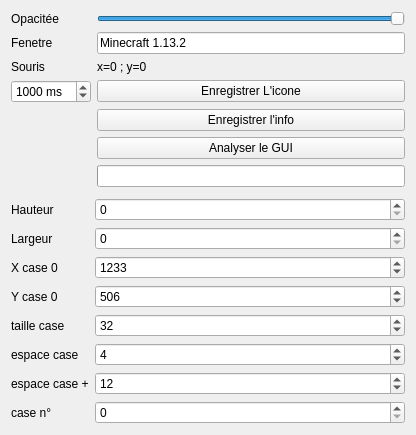
<?xml version="1.0" encoding="UTF-8"?>
<ui version="4.0">
 <class>fenetre</class>
 <widget class="QWidget" name="fenetre">
  <property name="geometry">
   <rect>
    <x>0</x>
    <y>0</y>
    <width>416</width>
    <height>435</height>
   </rect>
  </property>
  <property name="windowTitle">
   <string>Minecraft macro</string>
  </property>
  <property name="windowOpacity">
   <double>1.000000000000000</double>
  </property>
  <layout class="QVBoxLayout" name="verticalLayout">
   <item>
    <layout class="QFormLayout" name="formLayout">
     <item row="0" column="0">
      <widget class="QLabel" name="label">
       <property name="text">
        <string>Opacitée</string>
       </property>
      </widget>
     </item>
     <item row="0" column="1">
      <widget class="QSlider" name="sliderOpacity">
       <property name="minimum">
        <number>1</number>
       </property>
       <property name="maximum">
        <number>10</number>
       </property>
       <property name="pageStep">
        <number>1</number>
       </property>
       <property name="value">
        <number>10</number>
       </property>
       <property name="orientation">
        <enum>Qt::Horizontal</enum>
       </property>
      </widget>
     </item>
     <item row="1" column="0">
      <widget class="QLabel" name="label_7">
       <property name="text">
        <string>Fenetre</string>
       </property>
      </widget>
     </item>
     <item row="1" column="1">
      <widget class="QLineEdit" name="lProg">
       <property name="text">
        <string>Minecraft 1.13.2</string>
       </property>
      </widget>
     </item>
     <item row="2" column="0">
      <widget class="QLabel" name="label_8">
       <property name="text">
        <string>Souris</string>
       </property>
      </widget>
     </item>
     <item row="2" column="1">
      <widget class="QLabel" name="lCooMouse">
       <property name="text">
        <string>x=0 ; y=0</string>
       </property>
      </widget>
     </item>
     <item row="3" column="0">
      <widget class="QSpinBox" name="timerSave">
       <property name="suffix">
        <string> ms</string>
       </property>
       <property name="maximum">
        <number>10000</number>
       </property>
       <property name="singleStep">
        <number>100</number>
       </property>
       <property name="value">
        <number>1000</number>
       </property>
      </widget>
     </item>
     <item row="3" column="1">
      <widget class="QPushButton" name="bSaveItem">
       <property name="text">
        <string>Enregistrer L'icone</string>
       </property>
      </widget>
     </item>
     <item row="6" column="1">
      <widget class="QProgressBar" name="timerCount">
       <property name="value">
        <number>0</number>
       </property>
       <property name="textVisible">
        <bool>false</bool>
       </property>
      </widget>
     </item>
     <item row="4" column="1">
      <widget class="QPushButton" name="bSaveInfoBulle">
       <property name="text">
        <string>Enregistrer l'info</string>
       </property>
      </widget>
     </item>
     <item row="5" column="1">
      <widget class="QPushButton" name="bSaveGui">
       <property name="text">
        <string>Analyser le GUI</string>
       </property>
      </widget>
     </item>
    </layout>
   </item>
   <item>
    <spacer name="verticalSpacer">
     <property name="orientation">
      <enum>Qt::Vertical</enum>
     </property>
     <property name="sizeHint" stdset="0">
      <size>
       <width>20</width>
       <height>40</height>
      </size>
     </property>
    </spacer>
   </item>
   <item>
    <layout class="QFormLayout" name="formLayout_2">
     <item row="0" column="0">
      <widget class="QLabel" name="label_2">
       <property name="text">
        <string>Hauteur</string>
       </property>
      </widget>
     </item>
     <item row="0" column="1">
      <widget class="QSpinBox" name="case_spinH">
       <property name="maximum">
        <number>2000</number>
       </property>
      </widget>
     </item>
     <item row="1" column="0">
      <widget class="QLabel" name="label_3">
       <property name="text">
        <string>Largeur</string>
       </property>
      </widget>
     </item>
     <item row="1" column="1">
      <widget class="QSpinBox" name="case_spinW">
       <property name="maximum">
        <number>2000</number>
       </property>
      </widget>
     </item>
     <item row="2" column="0">
      <widget class="QLabel" name="label_4">
       <property name="text">
        <string>X case 0</string>
       </property>
      </widget>
     </item>
     <item row="2" column="1">
      <widget class="QSpinBox" name="case_spinXCase0">
       <property name="maximum">
        <number>2000</number>
       </property>
       <property name="value">
        <number>1233</number>
       </property>
      </widget>
     </item>
     <item row="3" column="0">
      <widget class="QLabel" name="label_5">
       <property name="text">
        <string>Y case 0</string>
       </property>
      </widget>
     </item>
     <item row="3" column="1">
      <widget class="QSpinBox" name="case_spinYCase0">
       <property name="maximum">
        <number>2000</number>
       </property>
       <property name="value">
        <number>506</number>
       </property>
      </widget>
     </item>
     <item row="4" column="0">
      <widget class="QLabel" name="label_6">
       <property name="text">
        <string>taille case</string>
       </property>
      </widget>
     </item>
     <item row="4" column="1">
      <widget class="QSpinBox" name="case_spinTailleCase">
       <property name="maximum">
        <number>1000</number>
       </property>
       <property name="value">
        <number>32</number>
       </property>
      </widget>
     </item>
     <item row="5" column="0">
      <widget class="QLabel" name="label_9">
       <property name="text">
        <string>espace case</string>
       </property>
      </widget>
     </item>
     <item row="5" column="1">
      <widget class="QSpinBox" name="case_spinEspaceCase">
       <property name="maximum">
        <number>1000</number>
       </property>
       <property name="value">
        <number>4</number>
       </property>
      </widget>
     </item>
     <item row="6" column="0">
      <widget class="QLabel" name="label_10">
       <property name="text">
        <string>espace case +</string>
       </property>
      </widget>
     </item>
     <item row="6" column="1">
      <widget class="QSpinBox" name="case_spinEspaceCaseP">
       <property name="maximum">
        <number>1000</number>
       </property>
       <property name="value">
        <number>12</number>
       </property>
      </widget>
     </item>
     <item row="7" column="0">
      <widget class="QLabel" name="label_11">
       <property name="text">
        <string>case n°</string>
       </property>
      </widget>
     </item>
     <item row="7" column="1">
      <widget class="QSpinBox" name="case_spinCaseS">
       <property name="minimum">
        <number>0</number>
       </property>
       <property name="maximum">
        <number>35</number>
       </property>
      </widget>
     </item>
    </layout>
   </item>
  </layout>
 </widget>
 <resources/>
 <connections/>
</ui>
